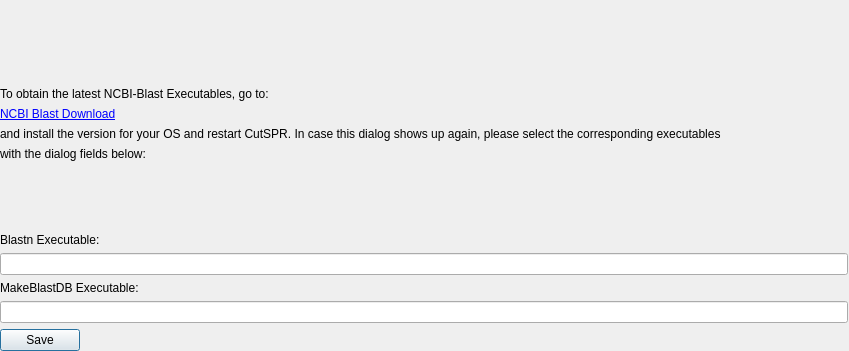
<?xml version="1.0" encoding="UTF-8"?>
<ui version="4.0">
 <class>BlastExecutableSelection</class>
 <widget class="QDialog" name="BlastExecutableSelection">
  <property name="geometry">
   <rect>
    <x>0</x>
    <y>0</y>
    <width>849</width>
    <height>351</height>
   </rect>
  </property>
  <property name="windowTitle">
   <string>Select Blast Executables</string>
  </property>
  <property name="sizeGripEnabled">
   <bool>false</bool>
  </property>
  <widget class="QWidget" name="verticalLayoutWidget">
   <property name="geometry">
    <rect>
     <x>0</x>
     <y>0</y>
     <width>848</width>
     <height>351</height>
    </rect>
   </property>
   <layout class="QVBoxLayout" name="verticalLayout">
    <property name="sizeConstraint">
     <enum>QLayout::SetMaximumSize</enum>
    </property>
    <item>
     <widget class="QLabel" name="openMessage">
      <property name="text">
       <string/>
      </property>
     </widget>
    </item>
    <item>
     <spacer name="verticalSpacer_2">
      <property name="orientation">
       <enum>Qt::Vertical</enum>
      </property>
      <property name="sizeHint" stdset="0">
       <size>
        <width>20</width>
        <height>40</height>
       </size>
      </property>
     </spacer>
    </item>
    <item>
     <widget class="QLabel" name="label_3">
      <property name="text">
       <string>To obtain the latest NCBI-Blast Executables, go to:</string>
      </property>
     </widget>
    </item>
    <item>
     <widget class="QLabel" name="label_4">
      <property name="text">
       <string>&lt;a href=&quot;https://blast.ncbi.nlm.nih.gov/Blast.cgi?PAGE_TYPE=BlastDocs&amp;DOC_TYPE=Download&quot;&gt;NCBI Blast Download&lt;/a&gt;</string>
      </property>
      <property name="openExternalLinks">
       <bool>true</bool>
      </property>
     </widget>
    </item>
    <item>
     <widget class="QLabel" name="label_5">
      <property name="text">
       <string>and install the version for your OS and restart CutSPR. In case this dialog shows up again, please select the corresponding executables</string>
      </property>
     </widget>
    </item>
    <item>
     <widget class="QLabel" name="label_6">
      <property name="text">
       <string>with the dialog fields below:</string>
      </property>
     </widget>
    </item>
    <item>
     <spacer name="verticalSpacer">
      <property name="orientation">
       <enum>Qt::Vertical</enum>
      </property>
      <property name="sizeType">
       <enum>QSizePolicy::Expanding</enum>
      </property>
      <property name="sizeHint" stdset="0">
       <size>
        <width>20</width>
        <height>20</height>
       </size>
      </property>
     </spacer>
    </item>
    <item>
     <widget class="QLabel" name="label">
      <property name="text">
       <string>Blastn Executable:</string>
      </property>
     </widget>
    </item>
    <item>
     <widget class="CQLineEdit" name="blastnExeFile"/>
    </item>
    <item>
     <widget class="QLabel" name="label_2">
      <property name="text">
       <string>MakeBlastDB Executable:</string>
      </property>
     </widget>
    </item>
    <item>
     <widget class="CQLineEdit" name="makeblastDBExeFile"/>
    </item>
    <item>
     <widget class="QPushButton" name="savButton">
      <property name="maximumSize">
       <size>
        <width>80</width>
        <height>16777215</height>
       </size>
      </property>
      <property name="text">
       <string>Save</string>
      </property>
     </widget>
    </item>
   </layout>
  </widget>
 </widget>
 <customwidgets>
  <customwidget>
   <class>CQLineEdit</class>
   <extends>QLineEdit</extends>
   <header>cqlineedit.h</header>
  </customwidget>
 </customwidgets>
 <resources/>
 <connections/>
</ui>
